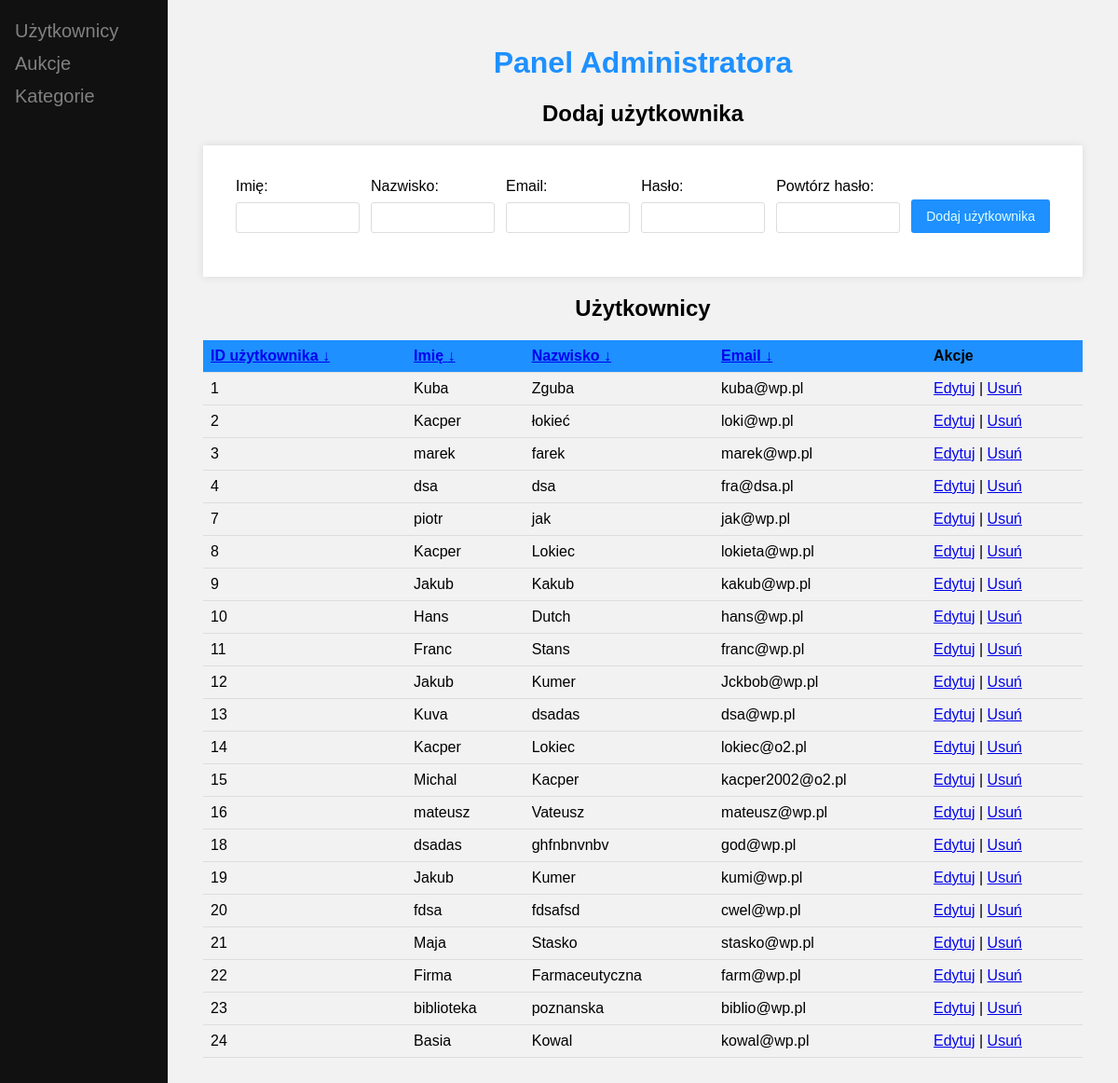
Page /dist/admin.php on the earlier database version.
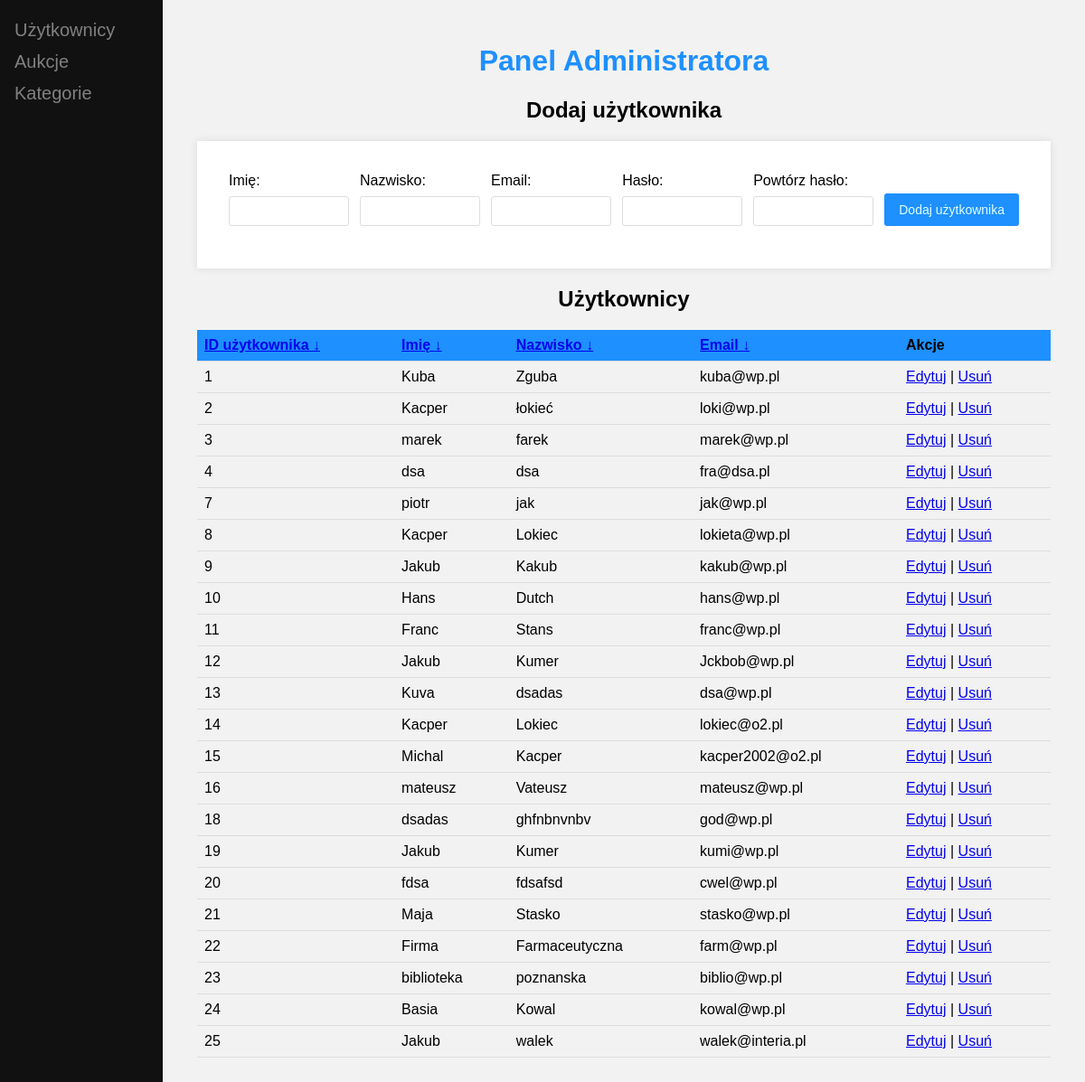
Same page on the later database version.
### tables this page shows
CREATE TABLE `users` (
  `id_user` int(11) NOT NULL,
  `firstName` varchar(50) NOT NULL,
  `lastName` varchar(50) NOT NULL,
  `email` varchar(60) NOT NULL,
  `id_role` tinyint(4) NOT NULL DEFAULT 1,
  `pass` varchar(255) NOT NULL,
  `passwordrepeat` varchar(255) NOT NULL,
  `city` varchar(100) DEFAULT NULL,
  `street` varchar(100) DEFAULT NULL,
  `house_number` varchar(10) DEFAULT NULL,
  `postal_code` varchar(20) DEFAULT NULL,
  `phone_number` varchar(20) DEFAULT NULL,
  `profile_image` varchar(255) DEFAULT '../uploads/user-3331256_1280.png'
);

### scripts/admin_filtr.php (called while the page is built, shortened)
<?php
include_once "connect.php";
$sortByID = isset($_GET['sortByID']) ? $_GET['sortByID'] : '';
$sortByFirstName = isset($_GET['sortByFirstName']) ? $_GET['sortByFirstName'] : '';
$sortByLastName = isset($_GET['sortByLastName']) ? $_GET['sortByLastName'] : '';
$sortByEmail = isset($_GET['sortByEmail']) ? $_GET['sortByEmail'] : '';
$stmt = $conn->prepare("SELECT * FROM users");
$stmt->execute();
$users = $stmt->fetchAll(PDO::FETCH_ASSOC);
?>

### dist/admin.php (the view, shortened to what this page needs)
<?php
    include_once "../scripts/connect.php";
    include_once "../scripts/admin_filtr.php";
?>
<!DOCTYPE html>
<html lang="en">
<head>
    <link rel="stylesheet" href="../src/admin.css">
</head>
<body>
<div class="sidebar">
        <a href="admin.php"><i class="fa fa-fw fa-user"></i> Użytkownicy</a>
        <a href="auctions_admin.php"><i class="fa fa-clipboard"></i> Aukcje</a>
        <a href="category_admin.php"><i class="fa fa-clipboard"></i> Kategorie</a>
    </div>
    <div class="main">
        <h1>Panel Administratora</h1>
         <h2>Dodaj użytkownika</h2>
        <form action="add.php" method="POST">
            <div class="add_wyglad">
                <label for="firstName">Imię:</label>
                <input type="text" name="firstName" id="firstName" required><br>
            </div>
            <div class="add_wyglad">
                <label for="lastName">Nazwisko:</label>
                <input type="text" name="lastName" id="lastName" required><br>
            </div>
            <div class="add_wyglad">
                <label for="email">Email:</label>
                <input type="email" name="email" id="email" required><br>
            </div>
            <div class="add_wyglad">
                <label for="pass">Hasło:</label>
                <input type="password" name="pass" id="pass" required><br>
            </div>
            <div class="add_wyglad">
                <label for="passwordrepeat">Powtórz hasło:</label>
                <input type="password" name="passwordrepeat" id="passwordrepeat" required><br>
            </div>
            <div class="add_wyglad">
                <input class="add_button" type="submit" value="Dodaj użytkownika">
            </div>
        </form>
        <h2 id="uzytkownicy">Użytkownicy</h2>
        <table>
            <tr>
                <th><a href="?sortByID=<?php echo $sortByID === 'asc' ? 'desc' : 'asc'; ?>">ID użytkownika <?php if ($sortByID === 'asc') echo "&#8593;"; else echo "&#8595;"; ?></a></th>
                <th><a href="?sortByFirstName=<?php echo $sortByFirstName === 'asc' ? 'desc' : 'asc'; ?>">Imię <?php if ($sortByFirstName === 'asc') echo "&#8593;"; else echo "&#8595;"; ?></a></th>
                <th><a href="?sortByLastName=<?php echo $sortByLastName === 'asc' ? 'desc' : 'asc'; ?>">Nazwisko <?php if ($sortByLastName === 'asc') echo "&#8593;"; else echo "&#8595;"; ?></a></th>
                <th><a href="?sortByEmail=<?php echo $sortByEmail === 'asc' ? 'desc' : 'asc'; ?>">Email <?php if ($sortByEmail === 'asc') echo "&#8593;"; else echo "&#8595;"; ?></a></th>
                <th>Akcje</th>
            </tr>
        <?php
            if (count($users) > 0) {
                foreach ($users as $row) {
                    echo "<tr>";
                    echo "<td>" . htmlspecialchars($row["id_user"]) . "</td>";
                    echo "<td>" . htmlspecialchars($row["firstName"]) . "</td>";
                    echo "<td>" . htmlspecialchars($row["lastName"]) . "</td>";
                    echo "<td>" . htmlspecialchars($row["email"]) . "</td>";
                    echo "<td><a href='edit.php?id=" . htmlspecialchars($row["id_user"]) . "'>Edytuj</a> | <a href='../scripts/delete.php?id=" . htmlspecialchars($row["id_user"]) . "'>Usuń</a></td>";
                    echo "</tr>";
                }
            } else {
                echo "<tr><td colspan='5'>Brak użytkowników.</td></tr>";
            }
        ?>
        </table>
    </div>
</body>
</html>

Differences in the rows shown:
added users: id_user "25", firstName "Jakub", lastName "walek", email "walek@interia.pl"
